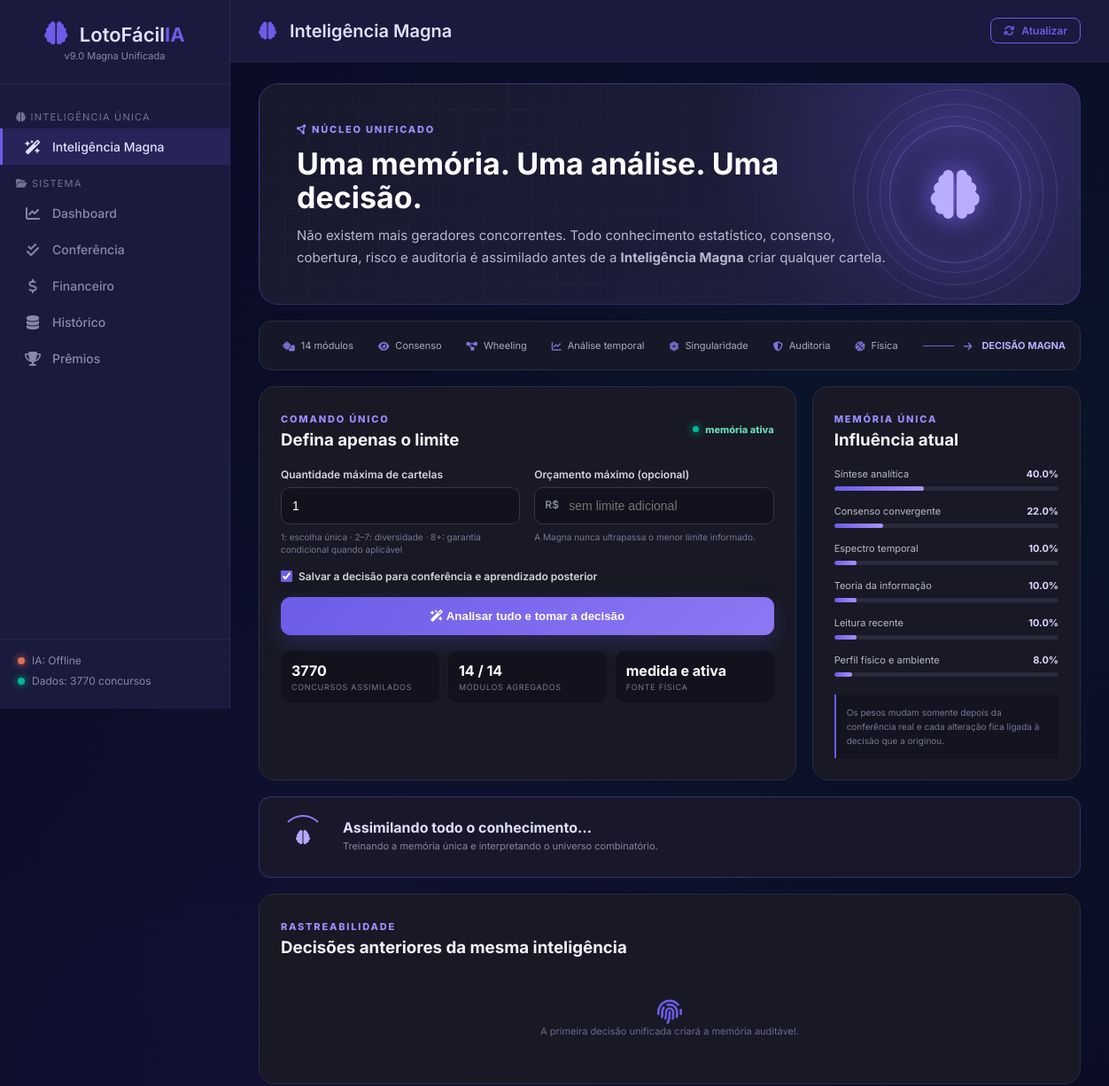
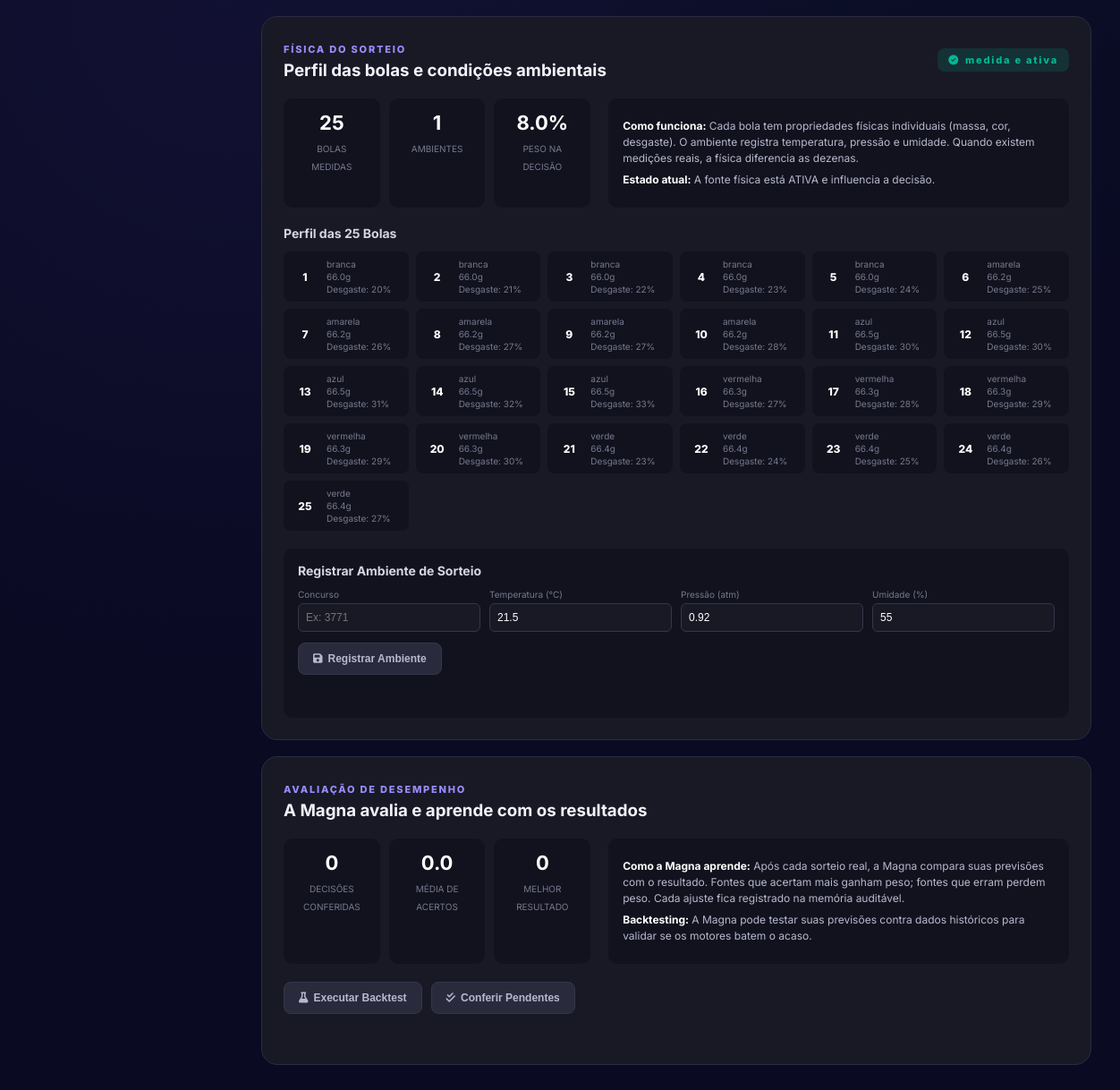
The page /cerebro on the database its author committed (2 pictures, top to bottom).
### tables this page shows
CREATE TABLE fisica_bolas (
                numero INTEGER PRIMARY KEY,
                massa_g REAL,
                diametro_mm REAL,
                circunferencia_mm REAL,
                cor TEXT,
                material TEXT,
                rugosidade REAL,
                coef_restituicao REAL,
                ciclos_uso INTEGER DEFAULT 0,
                indice_desgaste REAL DEFAULT 0,
                atualizado_em TEXT
            );

### app.py (the view)
@app.route("/cerebro")
def cerebro_page():
    from core.fisica_sorteio import CORES_RGB
    status_sistema["ultimo_concurso"] = db.get_ultimo_concurso() or 0
    status_sistema["total_concursos"] = db.get_total_concursos() or 0
    status_sistema["dados_carregados"] = status_sistema["ultimo_concurso"] > 0
    status_sistema["ia_treinada"] = magna.treinado
    historico = magna.get_historico_magna(50)
    conferidas = [d for d in historico if d.get('status') == 'conferida']
    media_acertos = sum(d.get('media_acertos', 0) for d in conferidas) / len(conferidas) if conferidas else 0
    melhor_acertos = max((d.get('melhor_acertos', 0) for d in conferidas), default=0)
    return render_template(
        "cerebro.html",
        status=status_sistema,
        magna_status=magna.get_status(),
        historico_magna=historico,
        valor_aposta=VALOR_APOSTA,
        pesos=magna.pesos_fontes_magna,
        bolas=magna.fisica.get_bolas(),
        cores_rgb=CORES_RGB,
        media_acertos=round(media_acertos, 1),
        melhor_acertos=melhor_acertos,
    )

### templates/cerebro.html (shortened to what this page needs)
{% extends "base.html" %}
{% block page_title %}<i class="fas fa-brain"></i> Inteligência Magna{% endblock %}
{% block content %}
<section class="magna-hero">
    <div>
        <span class="magna-kicker"><i class="fas fa-circle-nodes"></i> NÚCLEO UNIFICADO</span>
        <h2>Uma memória. Uma análise. Uma decisão.</h2>
        <p>
            Não existem mais geradores concorrentes. Todo conhecimento estatístico,
            consenso, cobertura, risco e auditoria é assimilado antes de a
            <strong>Inteligência Magna</strong> criar qualquer cartela.
        </p>
    </div>
    <div class="magna-orbe" aria-hidden="true">
        <i class="fas fa-brain"></i>
        <span></span><span></span><span></span>
    </div>
</section>
<section class="magna-assimilacao" aria-label="Conhecimentos assimilados">
    <div><i class="fas fa-dice"></i><span>14 módulos</span></div>
    <div><i class="fas fa-eye"></i><span>Consenso</span></div>
    <div><i class="fas fa-diagram-project"></i><span>Wheeling</span></div>
    <div><i class="fas fa-chart-line"></i><span>Análise temporal</span></div>
    <div><i class="fas fa-atom"></i><span>Singularidade</span></div>
    <div><i class="fas fa-shield-halved"></i><span>Auditoria</span></div>
    <div><i class="fas fa-basketball"></i><span>Física</span></div>
    <div class="magna-fluxo"><span></span><i class="fas fa-arrow-right"></i><strong>DECISÃO MAGNA</strong></div>
</section>
<div class="magna-grid">
    <section class="magna-command">
        <div class="magna-section-title">
            <div>
                <span>COMANDO ÚNICO</span>
                <h3>Defina apenas o limite</h3>
            </div>
            <span class="magna-live"><i></i> memória ativa</span>
        </div>
        <form id="magna-form">
            <label>
                Quantidade máxima de cartelas
                <input id="magna-quantidade" type="number" min="1" max="100" value="1" required>
                <small>1: escolha única · 2–7: diversidade · 8+: garantia condicional quando aplicável</small>
            </label>
            <label>
                Orçamento máximo (opcional)
                <div class="magna-money"><span>R$</span><input id="magna-orcamento" type="number" min="{{ valor_aposta }}" step="0.50" placeholder="sem limite adicional"></div>
                <small>A Magna nunca ultrapassa o menor limite informado.</small>
            </label>
            <label class="magna-check">
                <input id="magna-salvar" type="checkbox" checked>
                <span>Salvar a decisão para conferência e aprendizado posterior</span>
            </label>
            <button id="magna-decidir" class="magna-primary" type="submit">
                <i class="fas fa-wand-magic-sparkles"></i>
                Analisar tudo e tomar a decisão
            </button>
        </form>
        <div class="magna-facts">
            <div><strong>{{ magna_status.total_concursos }}</strong><span>concursos assimilados</span></div>
            <div><strong>14 / 14</strong><span>módulos agregados</span></div>
            <div><strong>{{ magna_status.fisica.estado if magna_status.fisica is defined else "neutra" }}</strong><span>fonte física</span></div>
        </div>
    </section>
    <aside class="magna-memory">
        <div class="magna-section-title">
            <div><span>MEMÓRIA ÚNICA</span><h3>Influência atual</h3></div>
        </div>
        {% set pesos = magna_status.inteligencia_magna.pesos_fontes %}
        {% for nome, rotulo in [
            ('motores','Síntese analítica'),
            ('oraculos','Consenso convergente'),
            ('espectral','Espectro temporal'),
            ('informacao','Teoria da informação'),
            ('recente','Leitura recente'),
            ('fisica','Perfil físico e ambiente')
        ] %}
        <div class="magna-weight">
            <div><span>{{ rotulo }}</span><strong>{{ "%.1f"|format(pesos[nome] * 100) }}%</strong></div>
            <div class="magna-weight-track"><i style="width:{{ pesos[nome] * 100 }}%"></i></div>
        </div>
        {% endfor %}
        <p class="magna-note">
            Os pesos mudam somente depois da conferência real e cada alteração fica
            ligada à decisão que a originou.
        </p>
    </aside>
</div>
<section id="magna-processing" class="magna-processing" hidden>
    <div class="magna-loader"><i class="fas fa-brain"></i><span></span></div>
    <div>
        <strong id="magna-processing-title">Assimilando todo o conhecimento…</strong>
        <p id="magna-processing-text">Treinando a memória única e interpretando o universo combinatório.</p>
    </div>
</section>
<section class="magna-history">
    <div class="magna-section-title">
        <div><span>RASTREABILIDADE</span><h3>Decisões anteriores da mesma inteligência</h3></div>
    </div>
    {% if historico_magna %}
    <div class="table-container">
        <table class="table">
            <thead><tr><th>ID</th><th>Concurso</th><th>Estratégia</th><th>Cartelas</th><th>Status</th><th>Resultado</th><th>Data</th></tr></thead>
            <tbody>
            {% for d in historico_magna %}
                <tr>
                    <td>#{{ d.id }}</td>
                    <td>{{ d.concurso_alvo }}</td>
                    <td>{{ d.estrategia }}</td>
                    <td>{{ d.quantidade }}</td>
                    <td><span class="magna-status {{ d.status }}">{{ d.status }}</span></td>
                    <td>{% if d.status == 'conferida' %}melhor {{ d.melhor_acertos }} · média {{ "%.1f"|format(d.media_acertos) }}{% else %}aguardando sorteio{% endif %}</td>
                    <td>{{ d.timestamp }}</td>
                </tr>
            {% endfor %}
            </tbody>
        </table>
    </div>
    {% else %}
    <div class="magna-empty"><i class="fas fa-fingerprint"></i><p>A primeira decisão unificada criará a memória auditável.</p></div>
    {% endif %}
</section>
<section class="magna-physics">
    <div class="magna-section-title">
        <div><span>FÍSICA DO SORTEIO</span><h3>Perfil das bolas e condições ambientais</h3></div>
        <span class="magna-physics-status {{ 'ativa' if magna_status.fisica.tem_dados_reais else 'neutra' }}">
            <i class="fas {{ 'fa-check-circle' if magna_status.fisica.tem_dados_reais else 'fa-minus-circle' }}"></i>
            {{ magna_status.fisica.estado }}
        </span>
    </div>
    <div class="magna-physics-grid">
        <div class="magna-physics-stats">
            <div><strong>{{ magna_status.fisica.bolas_registradas }}</strong><span>Bolas medidas</span></div>
            <div><strong>{{ magna_status.fisica.ambientes_registrados }}</strong><span>Ambientes</span></div>
            <div><strong>{{ "%.1f"|format(pesos.fisica * 100) }}%</strong><span>Peso na decisão</span></div>
        </div>
        <div class="magna-physics-info">
            <p><strong>Como funciona:</strong> Cada bola tem propriedades físicas individuais (massa, cor, desgaste). O ambiente registra temperatura, pressão e umidade. Quando existem medições reais, a física diferencia as dezenas.</p>
            <p><strong>Estado atual:</strong> {% if magna_status.fisica.tem_dados_reais %}A fonte física está ATIVA e influencia a decisão.{% else %}Sem medições reais — fonte neutra (não influencia).{% endif %}</p>
        </div>
    </div>
    {% if bolas %}
    <div class="magna-physics-bolas">
        <h4>Perfil das 25 Bolas</h4>
        <div class="magna-bolas-grid">
            {% for bola in bolas %}
            <div class="magna-bola-card">
                <div class="magna-bola-numero" style="background: {{ cores_rgb[bola.cor] }}">
                    {{ bola.numero }}
                </div>
                <div class="magna-bola-info">
                    <span>{{ bola.cor }}</span>
                    <span>{{ bola.massa_g }}g</span>
                    <span>Desgaste: {{ "%.0f"|format(bola.indice_desgaste * 100) }}%</span>
                </div>
            </div>
            {% endfor %}
        </div>
    </div>
    {% endif %}
    <div class="magna-physics-form">
        <h4>Registrar Ambiente de Sorteio</h4>
        <form id="ambiente-form-magna">
            <div class="form-row-magna">
                <label>
                    Concurso
                    <input type="number" name="concurso" placeholder="Ex: 3771">
                </label>
                <label>
                    Temperatura (°C)
                    <input type="number" name="temperatura_C" value="21.5" step="0.1" required>
                </label>
                <label>
                    Pressão (atm)
                    <input type="number" name="pressao_atm" value="0.92" step="0.01" required>
                </label>
                <label>
                    Umidade (%)
                    <input type="number" name="umidade_pct" value="55" step="1" required>
                </label>
            </div>
            <button type="submit" class="magna-btn-secondary">
                <i class="fas fa-save"></i> Registrar Ambiente
            </button>
        </form>
        <div id="ambiente-resultado-magna" class="magna-resultado" hidden></div>
    </div>
</section>
<section class="magna-avaliacao">
    <div class="magna-section-title">
        <div><span>AVALIAÇÃO DE DESEMPENHO</span><h3>A Magna avalia e aprende com os resultados</h3></div>
    </div>
    <div class="magna-avaliacao-grid">
        <div class="magna-avaliacao-stats">
            <div><strong>{{ historico_magna|selectattr('status', 'equalto', 'conferida')|list|length }}</strong><span>Decisões conferidas</span></div>
            <div><strong>{{ "%.1f"|format(media_acertos) }}</strong><span>Média de acertos</span></div>
            <div><strong>{{ melhor_acertos }}</strong><span>Melhor resultado</span></div>
        </div>
        <div class="magna-avaliacao-info">
            <p><strong>Como a Magna aprende:</strong> Após cada sorteio real, a Magna compara suas previsões com o resultado. Fontes que acertam mais ganham peso; fontes que erram perdem peso. Cada ajuste fica registrado na memória auditável.</p>
            <p><strong>Backtesting:</strong> A Magna pode testar suas previsões contra dados históricos para validar se os motores batem o acaso.</p>
        </div>
    </div>
    <div class="magna-avaliacao-actions">
        <button id="btn-backtest" class="magna-btn-secondary">
            <i class="fas fa-flask"></i> Executar Backtest
        </button>
        <button id="btn-conferir" class="magna-btn-secondary">
            <i class="fas fa-check-double"></i> Conferir Pendentes
        </button>
    </div>
    <div id="avaliacao-resultado" class="magna-resultado" hidden></div>
</section>
{% endblock %}

### templates/base.html (shortened to what this page needs)
<!DOCTYPE html>
<html lang="pt-br">
<head>
    <link rel="stylesheet"
          href="{{ url_for('static', filename='css/style.css') }}">
    <link href="https://cdnjs.cloudflare.com/ajax/libs/font-awesome/6.4.0/css/all.min.css"
          rel="stylesheet">
</head>
<body>
    <nav class="sidebar">
        <div class="sidebar-header">
            <div class="logo">
                <i class="fas fa-brain"></i>
                <span>LotoFácil<strong>IA</strong></span>
            </div>
            <small class="version">v9.0 Magna Unificada</small>
        </div>
        <ul class="nav-menu">
            <li class="nav-grupo-titulo">
                <i class="fas fa-brain"></i> INTELIGÊNCIA ÚNICA
            </li>
            <li>
                <a href="/cerebro"
                   class="{% if request.path.startswith('/cerebro') or request.path in ['/gerar','/cartela_do_dia','/wheeling','/analise','/singularidade','/ia_auditoria','/fisica','/avaliacao'] %}active{% endif %}">
                    <i class="fas fa-wand-magic-sparkles"></i> Inteligência Magna
                </a>
            </li>
            <li class="nav-grupo-titulo">
                <i class="fas fa-folder-open"></i> SISTEMA
            </li>
            <li>
                <a href="/"
                   class="{% if request.path == '/' %}active{% endif %}">
                    <i class="fas fa-chart-line"></i> Dashboard
                </a>
            </li>
            <li>
                <a href="/conferencia"
                   class="{% if request.path == '/conferencia' %}active{% endif %}">
                    <i class="fas fa-check-double"></i> Conferência
                </a>
            </li>
            <li>
                <a href="/financeiro_page"
                   class="{% if request.path == '/financeiro_page' %}active{% endif %}">
                    <i class="fas fa-dollar-sign"></i> Financeiro
                </a>
            </li>
            <li>
                <a href="/historico"
                   class="{% if request.path == '/historico' %}active{% endif %}">
                    <i class="fas fa-database"></i> Histórico
                </a>
            </li>
            <li>
                <a href="/premios"
                   class="{% if request.path == '/premios' %}active{% endif %}">
                    <i class="fas fa-trophy"></i> Prêmios
                </a>
            </li>
        </ul>
        <div class="sidebar-footer">
            <div class="status-indicator">
                <span class="dot {% if status and status.ia_treinada %}green{% else %}red{% endif %}"></span>
                IA: {% if status and status.ia_treinada %}Online{% else %}Offline{% endif %}
            </div>
            <div class="status-indicator">
                <span class="dot {% if status and status.dados_carregados %}green{% else %}red{% endif %}"></span>
                Dados: {% if status and status.ultimo_concurso %}{{ status.ultimo_concurso }}{% else %}0{% endif %} concursos
            </div>
        </div>
    </nav>
    <main class="main-content">
        <header class="topbar">
            <h1>{% block page_title %}Dashboard{% endblock %}</h1>
            <div class="topbar-actions">
                <button onclick="atualizarStatus()"
                        class="btn btn-sm btn-outline">
                    <i class="fas fa-sync"></i> Atualizar
                </button>
            </div>
        </header>
        <div class="content">
            {% block content %}{% endblock %}
        </div>
    </main>
</body>
</html>

### rows shown on the page
fisica_bolas: numero "1", cor "branca", massa_g "66.0", bola.indice_desgaste*100 "20"
fisica_bolas: numero "2", cor "branca", massa_g "66.0", bola.indice_desgaste*100 "21"
fisica_bolas: numero "3", cor "branca", massa_g "66.0", bola.indice_desgaste*100 "22"
fisica_bolas: numero "4", cor "branca", massa_g "66.0", bola.indice_desgaste*100 "23"
fisica_bolas: numero "5", cor "branca", massa_g "66.0", bola.indice_desgaste*100 "24"
fisica_bolas: numero "6", cor "amarela", massa_g "66.2", bola.indice_desgaste*100 "25"
fisica_bolas: numero "7", cor "amarela", massa_g "66.2", bola.indice_desgaste*100 "26"
fisica_bolas: numero "8", cor "amarela", massa_g "66.2", bola.indice_desgaste*100 "27"
fisica_bolas: numero "9", cor "amarela", massa_g "66.2", bola.indice_desgaste*100 "27"
fisica_bolas: numero "10", cor "amarela", massa_g "66.2", bola.indice_desgaste*100 "28"
fisica_bolas: numero "11", cor "azul", massa_g "66.5", bola.indice_desgaste*100 "30"
fisica_bolas: numero "12", cor "azul", massa_g "66.5", bola.indice_desgaste*100 "30"
fisica_bolas: numero "13", cor "azul", massa_g "66.5", bola.indice_desgaste*100 "31"
fisica_bolas: numero "14", cor "azul", massa_g "66.5", bola.indice_desgaste*100 "32"
fisica_bolas: numero "15", cor "azul", massa_g "66.5", bola.indice_desgaste*100 "33"
fisica_bolas: numero "16", cor "vermelha", massa_g "66.3", bola.indice_desgaste*100 "27"
fisica_bolas: numero "17", cor "vermelha", massa_g "66.3", bola.indice_desgaste*100 "28"
fisica_bolas: numero "18", cor "vermelha", massa_g "66.3", bola.indice_desgaste*100 "29"
fisica_bolas: numero "19", cor "vermelha", massa_g "66.3", bola.indice_desgaste*100 "29"
fisica_bolas: numero "20", cor "vermelha", massa_g "66.3", bola.indice_desgaste*100 "30"
fisica_bolas: numero "21", cor "verde", massa_g "66.4", bola.indice_desgaste*100 "23"
fisica_bolas: numero "22", cor "verde", massa_g "66.4", bola.indice_desgaste*100 "24"
fisica_bolas: numero "23", cor "verde", massa_g "66.4", bola.indice_desgaste*100 "25"
fisica_bolas: numero "24", cor "verde", massa_g "66.4", bola.indice_desgaste*100 "26"
fisica_bolas: numero "25", cor "verde", massa_g "66.4", bola.indice_desgaste*100 "27"

### other values the page prints
{{ status.ultimo_concurso }} "3770"
{{ magna_status.total_concursos }} "3770"
{{ rotulo }} "Síntese analítica" "Consenso convergente" "Espectro temporal" "Teoria da informação" "Leitura recente" "Perfil físico e ambiente"
{{ "%.1f"|format(pesos[nome] * 100) }} "40.0" "22.0" "10.0" "10.0" "10.0" "8.0"
{{ magna_status.fisica.estado }} "medida e ativa"
{{ magna_status.fisica.bolas_registradas }} "25"
{{ magna_status.fisica.ambientes_registrados }} "1"
{{ "%.1f"|format(pesos.fisica * 100) }} "8.0"
{{ "%.1f"|format(media_acertos) }} "0.0"
{{ melhor_acertos }} "0"
